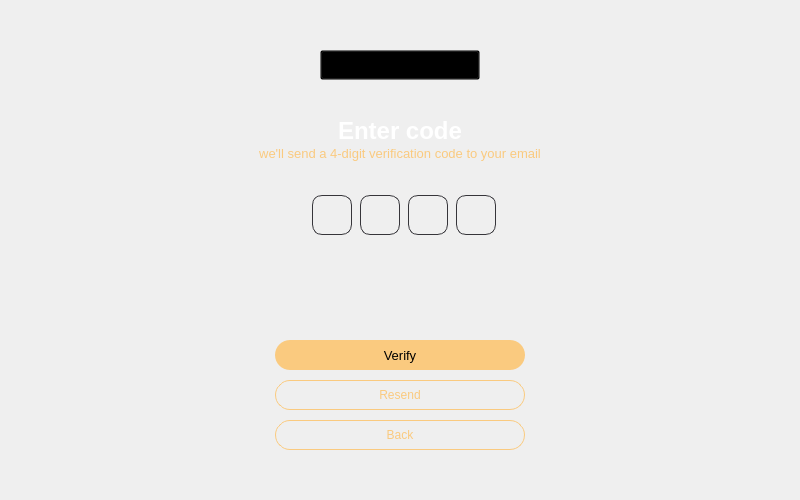
<?xml version="1.0" encoding="UTF-8"?>
<ui version="4.0">
 <class>ResetVerifyView</class>
 <widget class="QWidget" name="ResetVerifyView">
  <property name="geometry">
   <rect>
    <x>0</x>
    <y>0</y>
    <width>800</width>
    <height>500</height>
   </rect>
  </property>
  <property name="minimumSize">
   <size>
    <width>800</width>
    <height>500</height>
   </size>
  </property>
  <property name="maximumSize">
   <size>
    <width>800</width>
    <height>500</height>
   </size>
  </property>
  <property name="palette">
   <palette>
    <active/>
    <inactive/>
    <disabled/>
   </palette>
  </property>
  <property name="windowTitle">
   <string>OctoVault VPN</string>
  </property>
  <widget class="QLabel" name="lblBackgroundImg">
   <property name="geometry">
    <rect>
     <x>0</x>
     <y>0</y>
     <width>800</width>
     <height>500</height>
    </rect>
   </property>
   <property name="minimumSize">
    <size>
     <width>800</width>
     <height>500</height>
    </size>
   </property>
   <property name="maximumSize">
    <size>
     <width>800</width>
     <height>500</height>
    </size>
   </property>
   <property name="text">
    <string/>
   </property>
   <property name="pixmap">
    <pixmap resource="../assets/assets.qrc">:/img/images/img_background.png</pixmap>
   </property>
   <property name="scaledContents">
    <bool>true</bool>
   </property>
  </widget>
  <widget class="QLabel" name="lblTitle">
   <property name="geometry">
    <rect>
     <x>300</x>
     <y>120</y>
     <width>200</width>
     <height>22</height>
    </rect>
   </property>
   <property name="font">
    <font>
     <pointsize>18</pointsize>
     <bold>true</bold>
    </font>
   </property>
   <property name="styleSheet">
    <string notr="true">QLabel{
color:#FFFFFF;
}</string>
   </property>
   <property name="text">
    <string>Enter code</string>
   </property>
   <property name="alignment">
    <set>Qt::AlignCenter</set>
   </property>
  </widget>
  <widget class="QLabel" name="lblSubTitle1">
   <property name="geometry">
    <rect>
     <x>250</x>
     <y>145</y>
     <width>300</width>
     <height>16</height>
    </rect>
   </property>
   <property name="font">
    <font>
     <pointsize>10</pointsize>
    </font>
   </property>
   <property name="styleSheet">
    <string notr="true">QLabel{
color:#FACA7F;
}</string>
   </property>
   <property name="text">
    <string>we'll send a 4-digit verification code to your email</string>
   </property>
   <property name="alignment">
    <set>Qt::AlignCenter</set>
   </property>
  </widget>
  <widget class="QPushButton" name="btnBack">
   <property name="geometry">
    <rect>
     <x>275</x>
     <y>420</y>
     <width>250</width>
     <height>30</height>
    </rect>
   </property>
   <property name="font">
    <font>
     <pointsize>9</pointsize>
     <bold>false</bold>
     <underline>false</underline>
    </font>
   </property>
   <property name="styleSheet">
    <string notr="true">QPushButton{
background:transparent;
border: 1px solid #FACA7F;
border-radius: 15px;
color:#FACA7F;
}</string>
   </property>
   <property name="text">
    <string>Back</string>
   </property>
  </widget>
  <widget class="QPushButton" name="btnVerify">
   <property name="geometry">
    <rect>
     <x>275</x>
     <y>340</y>
     <width>250</width>
     <height>30</height>
    </rect>
   </property>
   <property name="font">
    <font>
     <pointsize>10</pointsize>
     <bold>false</bold>
    </font>
   </property>
   <property name="styleSheet">
    <string notr="true">QPushButton{
background:#FACA7F;
border-radius: 15px;
color:#000000;
}</string>
   </property>
   <property name="text">
    <string>Verify</string>
   </property>
  </widget>
  <widget class="QLabel" name="lblSpinner">
   <property name="geometry">
    <rect>
     <x>385</x>
     <y>300</y>
     <width>30</width>
     <height>30</height>
    </rect>
   </property>
   <property name="text">
    <string/>
   </property>
   <property name="scaledContents">
    <bool>true</bool>
   </property>
  </widget>
  <widget class="QLabel" name="lblLogo">
   <property name="geometry">
    <rect>
     <x>385</x>
     <y>50</y>
     <width>30</width>
     <height>30</height>
    </rect>
   </property>
   <property name="text">
    <string/>
   </property>
   <property name="pixmap">
    <pixmap resource="../assets/assets.qrc">:/img/images/logo.png</pixmap>
   </property>
   <property name="scaledContents">
    <bool>true</bool>
   </property>
  </widget>
  <widget class="QWidget" name="horizontalLayoutWidget">
   <property name="geometry">
    <rect>
     <x>310</x>
     <y>190</y>
     <width>192</width>
     <height>51</height>
    </rect>
   </property>
   <layout class="QHBoxLayout" name="horizontalLayout">
    <property name="spacing">
     <number>6</number>
    </property>
    <item>
     <widget class="QWidget" name="leHolderOne" native="true">
      <property name="minimumSize">
       <size>
        <width>40</width>
        <height>40</height>
       </size>
      </property>
      <property name="maximumSize">
       <size>
        <width>40</width>
        <height>40</height>
       </size>
      </property>
      <property name="styleSheet">
       <string notr="true">QWidget{
background:transparent;
border: 1px solid #36353a;
border-radius: 10px;
}

QWidget:hover{
background:transparent;
border: 1px solid #FACA7F;
border-radius: 10px;
}</string>
      </property>
      <widget class="QLineEdit" name="leOne">
       <property name="geometry">
        <rect>
         <x>0</x>
         <y>0</y>
         <width>40</width>
         <height>40</height>
        </rect>
       </property>
       <property name="font">
        <font>
         <bold>true</bold>
        </font>
       </property>
       <property name="styleSheet">
        <string notr="true">QLineEdit{
background:transparent;
padding-left:0px;
color: #36353a;
border-color: transparent;
}

QLineEdit:hover{
background:transparent;
padding-left:0px;
color: #FACA7F;
border-color: transparent;
}</string>
       </property>
       <property name="maxLength">
        <number>1</number>
       </property>
       <property name="alignment">
        <set>Qt::AlignCenter</set>
       </property>
       <property name="placeholderText">
        <string/>
       </property>
      </widget>
     </widget>
    </item>
    <item>
     <widget class="QWidget" name="leHolderTwo" native="true">
      <property name="minimumSize">
       <size>
        <width>40</width>
        <height>40</height>
       </size>
      </property>
      <property name="maximumSize">
       <size>
        <width>40</width>
        <height>40</height>
       </size>
      </property>
      <property name="styleSheet">
       <string notr="true">QWidget{
background:transparent;
border: 1px solid #36353a;
border-radius: 10px;
}

QWidget:hover{
background:transparent;
border: 1px solid #FACA7F;
border-radius: 10px;
}</string>
      </property>
      <widget class="QLineEdit" name="leTwo">
       <property name="geometry">
        <rect>
         <x>0</x>
         <y>0</y>
         <width>40</width>
         <height>40</height>
        </rect>
       </property>
       <property name="font">
        <font>
         <bold>true</bold>
        </font>
       </property>
       <property name="styleSheet">
        <string notr="true">QLineEdit{
background:transparent;
padding-left:0px;
color: #36353a;
border-color: transparent;
}

QLineEdit:hover{
background:transparent;
padding-left:0px;
color: #FACA7F;
border-color: transparent;
}</string>
       </property>
       <property name="maxLength">
        <number>1</number>
       </property>
       <property name="alignment">
        <set>Qt::AlignCenter</set>
       </property>
       <property name="placeholderText">
        <string/>
       </property>
      </widget>
     </widget>
    </item>
    <item>
     <widget class="QWidget" name="leHolderThree" native="true">
      <property name="minimumSize">
       <size>
        <width>40</width>
        <height>40</height>
       </size>
      </property>
      <property name="maximumSize">
       <size>
        <width>40</width>
        <height>40</height>
       </size>
      </property>
      <property name="styleSheet">
       <string notr="true">QWidget{
background:transparent;
border: 1px solid #36353a;
border-radius: 10px;
}

QWidget:hover{
background:transparent;
border: 1px solid #FACA7F;
border-radius: 10px;
}</string>
      </property>
      <widget class="QLineEdit" name="leThree">
       <property name="geometry">
        <rect>
         <x>0</x>
         <y>0</y>
         <width>40</width>
         <height>40</height>
        </rect>
       </property>
       <property name="font">
        <font>
         <bold>true</bold>
        </font>
       </property>
       <property name="styleSheet">
        <string notr="true">QLineEdit{
background:transparent;
padding-left:0px;
color: #36353a;
border-color: transparent;
}

QLineEdit:hover{
background:transparent;
padding-left:0px;
color: #FACA7F;
border-color: transparent;
}</string>
       </property>
       <property name="maxLength">
        <number>1</number>
       </property>
       <property name="alignment">
        <set>Qt::AlignCenter</set>
       </property>
       <property name="placeholderText">
        <string/>
       </property>
      </widget>
     </widget>
    </item>
    <item>
     <widget class="QWidget" name="leHolderFour" native="true">
      <property name="minimumSize">
       <size>
        <width>40</width>
        <height>40</height>
       </size>
      </property>
      <property name="maximumSize">
       <size>
        <width>40</width>
        <height>40</height>
       </size>
      </property>
      <property name="styleSheet">
       <string notr="true">QWidget{
background:transparent;
border: 1px solid #36353a;
border-radius: 10px;
}

QWidget:hover{
background:transparent;
border: 1px solid #FACA7F;
border-radius: 10px;
}</string>
      </property>
      <widget class="QLineEdit" name="leFour">
       <property name="geometry">
        <rect>
         <x>0</x>
         <y>0</y>
         <width>40</width>
         <height>40</height>
        </rect>
       </property>
       <property name="font">
        <font>
         <bold>true</bold>
        </font>
       </property>
       <property name="styleSheet">
        <string notr="true">QLineEdit{
background:transparent;
padding-left:0px;
color: #36353a;
border-color: transparent;
}

QLineEdit:hover{
background:transparent;
padding-left:0px;
color: #FACA7F;
border-color: transparent;
}</string>
       </property>
       <property name="maxLength">
        <number>1</number>
       </property>
       <property name="alignment">
        <set>Qt::AlignCenter</set>
       </property>
       <property name="placeholderText">
        <string/>
       </property>
      </widget>
     </widget>
    </item>
   </layout>
  </widget>
  <widget class="QLabel" name="lblLogoTwo">
   <property name="geometry">
    <rect>
     <x>335</x>
     <y>50</y>
     <width>130</width>
     <height>30</height>
    </rect>
   </property>
   <property name="text">
    <string/>
   </property>
   <property name="pixmap">
    <pixmap resource="../assets/assets.qrc">:/img/images/logo_text.png</pixmap>
   </property>
   <property name="scaledContents">
    <bool>true</bool>
   </property>
  </widget>
  <widget class="QPushButton" name="btnChangeLogo">
   <property name="geometry">
    <rect>
     <x>320</x>
     <y>50</y>
     <width>160</width>
     <height>30</height>
    </rect>
   </property>
   <property name="styleSheet">
    <string notr="true">QPushButton{
background:transparent;
}</string>
   </property>
   <property name="text">
    <string/>
   </property>
  </widget>
  <widget class="QPushButton" name="btnResend">
   <property name="geometry">
    <rect>
     <x>275</x>
     <y>380</y>
     <width>250</width>
     <height>30</height>
    </rect>
   </property>
   <property name="font">
    <font>
     <pointsize>9</pointsize>
     <bold>false</bold>
     <underline>false</underline>
    </font>
   </property>
   <property name="styleSheet">
    <string notr="true">QPushButton{
background:transparent;
border: 1px solid #FACA7F;
border-radius: 15px;
color:#FACA7F;
}</string>
   </property>
   <property name="text">
    <string>Resend</string>
   </property>
  </widget>
 </widget>
 <resources>
  <include location="../assets/assets.qrc"/>
 </resources>
 <connections/>
</ui>
